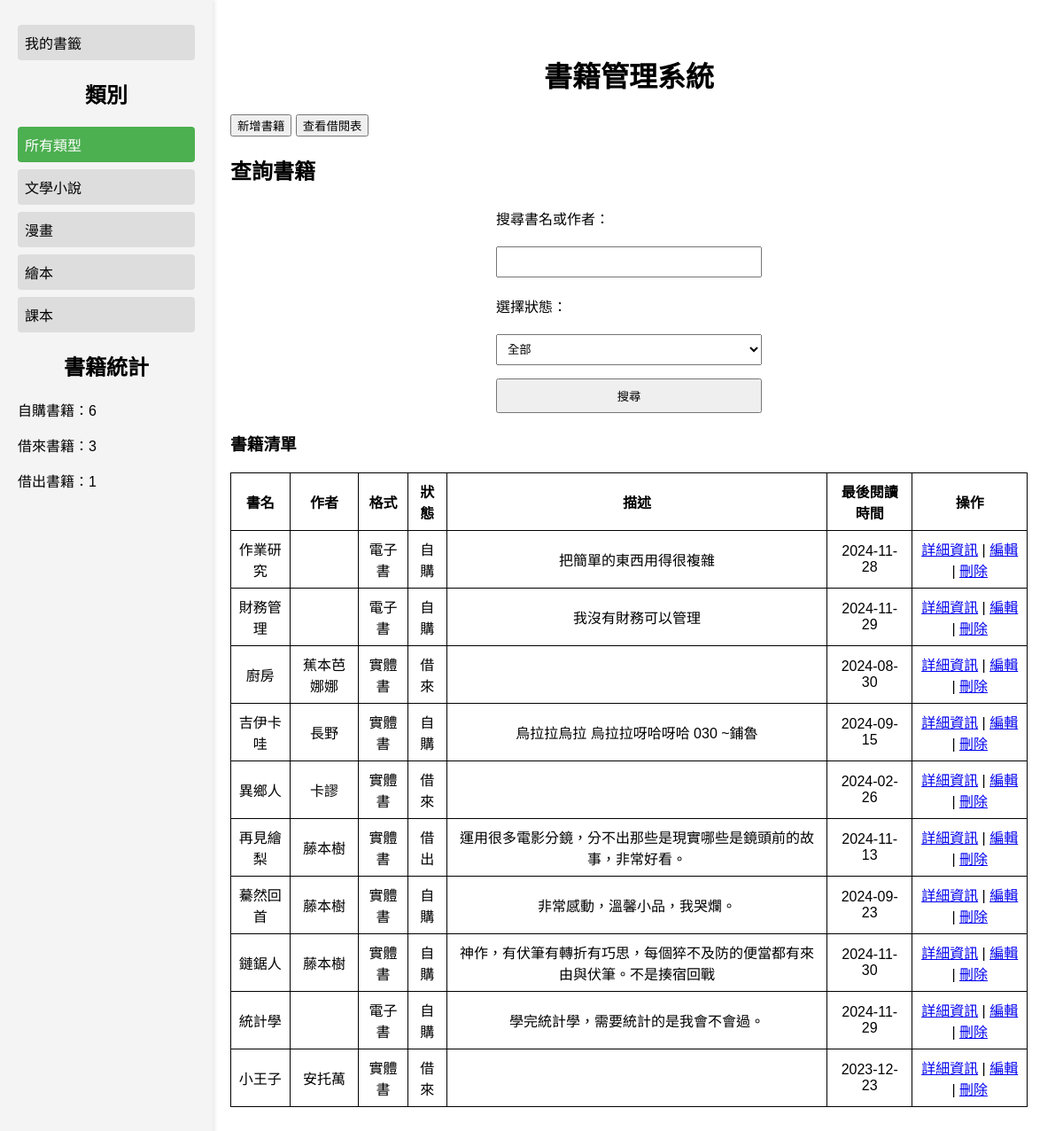
The page / on the database its author committed.
### tables this page shows
CREATE TABLE Categories (
    category_id INT AUTO_INCREMENT PRIMARY KEY,  
    name VARCHAR(50) NOT NULL UNIQUE             
);

create table Books(
book_id INT AUTO_INCREMENT PRIMARY KEY,       
book_name VARCHAR(255) NOT NULL,              
author VARCHAR(255),                          
format ENUM('電子書', '實體書') NOT NULL,     
status ENUM('自購','借來','借出'),            
description TEXT,                             
last_read_time DATE                           
);

### index.php (the view, shortened to what this page needs)
<?php
include 'db.php';
$delete_empty_categories_sql = "DELETE FROM Categories WHERE category_id NOT IN (SELECT DISTINCT category_id FROM Book_Categories)";
$conn->query($delete_empty_categories_sql);
$categories_sql = "SELECT * FROM Categories";
$categories_result = $conn->query($categories_sql);
$search_query = "";
$category_id = isset($_GET['category_id']) ? $_GET['category_id'] : null;
$sql = "SELECT * FROM Books WHERE 1";
$books_count_query = "
    SELECT
        status,
        COUNT(*) AS count
    FROM Books
    GROUP BY status
";
$books_count_result = $conn->query($books_count_query);
$books_count = [
    '自購' => 0,
    '借來' => 0,
    '借出' => 0,
];
if ($books_count_result->num_rows > 0) {
    while ($row = $books_count_result->fetch_assoc()) {
        $books_count[$row['status']] = $row['count'];
    }
}
$result = $conn->query($sql);
?>
<!DOCTYPE html>
<html lang="zh-TW">
<head>
    <link rel="stylesheet" href="assets/styles.css">
</head>
<body>
    <div class="sidebar">
        <a href="reading_progress.php">我的書籤</a>
        <h2>類別</h2>
        <a href="index.php" class="<?php echo $category_id == null ? 'selected' : ''; ?>">所有類型</a>
        <?php while ($category = $categories_result->fetch_assoc()) { ?>
            <a href="index.php?category_id=<?php echo $category['category_id']; ?>" class="<?php echo $category_id == $category['category_id'] ? 'selected' : ''; ?>">
                <?php echo $category['name']; ?>
            </a>
        <?php } ?>
        <h2>書籍統計</h2>
        <p>自購書籍：<?php echo $books_count['自購']; ?></p>
        <p>借來書籍：<?php echo $books_count['借來']; ?></p>
        <p>借出書籍：<?php echo $books_count['借出']; ?></p>
    </div>
    <div class="content">
    <h1>書籍管理系統</h1>
    <a href="add.php"><button>新增書籍</button></a>
    <a href="borrow.php"><button>查看借閱表</button></a>
    <h2>查詢書籍</h2>
    <form action="index.php" method="POST" class="search-form">
        <label>搜尋書名或作者：</label>
        <input type="text" name="search_query" value="<?php echo $search_query; ?>">
        <label>選擇狀態：</label>
        <select name="status">
            <option value="">全部</option>
        </select>
        <button type="submit" name="search">搜尋</button>
    </form>
    <h3>書籍清單</h3>
    <table border="1">
        <tr>
            <th>書名</th>
            <th>作者</th>
            <th>格式</th>
            <th>狀態</th>
            <th>描述</th>
            <th>最後閱讀時間</th>
            <th>操作</th>
        </tr>
        <?php
        if ($result->num_rows > 0) {
            while($row = $result->fetch_assoc()) {
                echo "<tr>";
                echo "<td>" . $row['book_name'] . "</td>";
                echo "<td>" . $row['author'] . "</td>";
                echo "<td>" . $row['format'] . "</td>";
                echo "<td>" . $row['status'] . "</td>";
                echo "<td>" . $row['description'] . "</td>";
                echo "<td>" . $row['last_read_time'] . "</td>";
                echo "<td><a href='book_details.php?id=" . $row['book_id'] . "'>詳細資訊</a> | <a href='edit.php?id=" . $row['book_id'] . "'>編輯</a> | <a href='delete.php?id=" . $row['book_id'] . "' onclick='return confirm(\"確定要刪除這本書嗎?\")'>刪除</a></td>";
                echo "</tr>";
            }
        } else {
            echo "<tr><td colspan='7'>沒有資料</td></tr>";
        }
        ?>
    </table>
</div>
</body>
</html>

### assets/styles.css (style rules this page uses)
body { font-family: Arial, sans-serif; margin: 20px; }
h1 { text-align: center; }
table { width: 100%; border-collapse: collapse; margin: 20px 0; }
th, td { border: 1px solid black; padding: 8px; text-align: center; }
form { display: flex; flex-direction: column; width: 300px; margin: 0 auto; }
label, input, select, textarea { margin: 5px 0; }

### index.php (style rules this page uses)
.sidebar { width: 200px; position: fixed; top: 0; left: 0; height: 100%; background-color: #f4f4f4; padding: 20px; box-shadow: 2px 0 5px rgba(0, 0, 0, 0.1); }
.sidebar h2 { text-align: center; }
.sidebar a { display: block; padding: 8px; margin: 8px 0; background-color: #ddd; text-decoration: none; color: black; border-radius: 4px; }
.sidebar a.selected { background-color: #4CAF50; color: white; }
.content { margin-left: 220px; padding: 20px; }
.search-form { display: flex; gap: 10px; margin-bottom: 20px; }
.search-form input, .search-form select, .search-form button { padding: 8px; }

### rows shown on the page
categories: name "文學小說"
categories: name "漫畫"
categories: name "繪本"
categories: name "課本"
books: book_name "作業研究", format "電子書", status "自購", description "把簡單的東西用得很複雜", last_read_time "2024-11-28"
books: book_name "財務管理", format "電子書", status "自購", description "我沒有財務可以管理", last_read_time "2024-11-29"
books: book_name "廚房", author "蕉本芭娜娜", format "實體書", status "借來", last_read_time "2024-08-30"
books: book_name "吉伊卡哇", author "長野", format "實體書", status "自購", description "烏拉拉烏拉 烏拉拉呀哈呀哈 030 ~鋪魯", last_read_time "2024-09-15"
books: book_name "異鄉人", author "卡謬", format "實體書", status "借來", last_read_time "2024-02-26"
books: book_name "再見繪梨", author "藤本樹", format "實體書", status "借出", description "運用很多電影分鏡，分不出那些是現實哪些是鏡頭前的故事，非常好看。", last_read_time "2024-11-13"
books: book_name "驀然回首", author "藤本樹", format "實體書", status "自購", description "非常感動，溫馨小品，我哭爛。", last_read_time "2024-09-23"
books: book_name "鏈鋸人", author "藤本樹", format "實體書", status "自購", description "神作，有伏筆有轉折有巧思，每個猝不及防的便當都有來由與伏筆。不是揍宿回戰", last_read_time "2024-11-30"
books: book_name "統計學", format "電子書", status "自購", description "學完統計學，需要統計的是我會不會過。", last_read_time "2024-11-29"
books: book_name "小王子", author "安托萬", format "實體書", status "借來", last_read_time "2023-12-23"

### other values the page prints
$books_count['自購'] "6"
$books_count['借來'] "3"
$books_count['借出'] "1"
